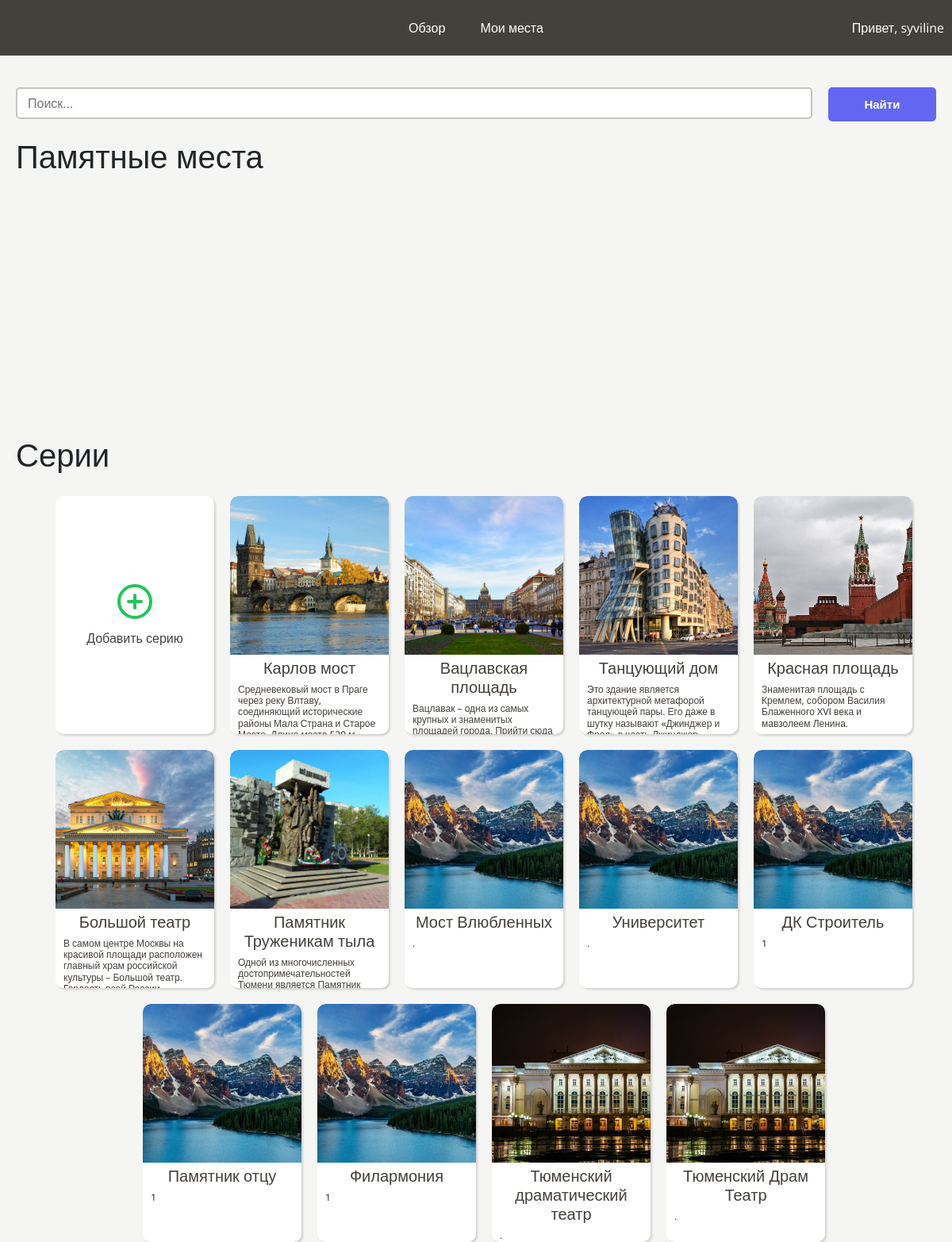
Screenshot of /places (signed in) with the database file from the repository.
### main/models.py (models this page shows, shortened)
class Place(models.Model):
    user = models.ForeignKey('auth.User', null=False, on_delete=models.CASCADE)
    name = models.CharField(max_length=200, verbose_name='Название')
    visited = models.BooleanField(default=False)
    notes = models.TextField(blank=True, null=True)
    date_visited = models.DateField(blank=True, null=True)
    photo = models.ImageField(upload_to='user_images/', blank=True, null=True, default="user_images/default.jpg", verbose_name='Фото')
    search = models.TextField()  # contains name + description + address in lower case,
    description = models.TextField(null=True, verbose_name='Описание')  # description of place
    address = models.CharField(max_length=255, verbose_name='Адрес')  # адрес
    latitude = models.DecimalField(max_digits=22, decimal_places=20, verbose_name='Широта')  # широта
    longitude = models.DecimalField(max_digits=23, decimal_places=20, verbose_name='Долгота')  # долгота
    hashtags = models.TextField(null=True, verbose_name='Хэштеги')  # хэштеги
    is_public = models.BooleanField(default=True, verbose_name='Опубликовать')
    views = models.IntegerField(default=0, null=False)

### main/views.py (the view)
# urls.py: path('places', views.places, name='places'),
@login_required
def places(request):
    places = Place.objects.all()
    vars = {'title': 'Мои места', 'places': places}
    return render(request, 'main/places.html', vars)

### templates/main/places.html (shortened to what this page needs)
{% extends 'main/base.html' %}
{% load static %}
{% block content %}
<div class="container">
    <form class="search">
        <input type="text" id="searchbar" placeholder="Поиск...">
        <button type="button" id="searchbtn">Найти</button>
    </form>
    <h1 style="margin-top: 20px;">Памятные места</h1>
    <div class="memory-places"></div>
    <h1 style="margin-top: 20px;">Серии</h1>
    <div class="memory-places">
        <div class="object">
            <a href="/add_serie">
                <div class="add_place">
                    <img src="{% static 'icons/add.svg' %}" alt="">
                    <span>Добавить серию</span>
                </div>
            </a>
        </div>
        {% for place in places %}
        <div class="object">
            {% if place.photo %}
            <img src="{{ place.photo.url }}" alt="" class="img">
            {% endif %}
            <h2>{{ place.name }}</h2>
            {% if place.description %}
            <h5>{{ place.description }}</h5>
            {% endif %}
        </div>
        {% endfor %}
    </div>
</div>
{% endblock %}

### templates/main/base.html (shortened to what this page needs)
<!doctype html>
{% load static %}
<html lang="en">
<head>
    <link  rel="stylesheet"  href="https://maxcdn.bootstrapcdn.com/bootstrap/4.0.0/css/bootstrap.min.css">
    <link rel="stylesheet" href="{% static 'style/style.css' %}">
</head>
<body>
    <header>
        <div class="container">
            <div class="middle">
                <a href="{% url 'main:index' %}">Обзор</a>
                <a href="{% url 'main:places' %}">Мои места</a>
            </div>
            <div class="right">Привет, <a href="{% url 'main:profile' %}">{{ request.user.username }}</a></div>
        </div>
    </header>
    <div class="container body">
        {% block content %}
        {% endblock %}
    </div>
</body>
</html>

### static/style/style.css (style rules this page uses)
* { padding: 0; margin: 0; font-family: 'Open Sans', sans-serif; }
a { text-decoration: none; color: #FFF; }
body { background-color: #F5F5F4; }
.container { max-width: 1200px; margin: 0 auto; padding: 0 10px; }
header { height: 70px; background-color: #44403C; color: #FFF; }
header .container { display: flex; justify-content: space-between; height: 70px; align-items: center; }
header .middle { flex: 3; text-align: center; }
header .middle a { margin: 0 20px; }
header .right { flex: 1; text-align: right; }
.body { margin-top: 40px; }
.search { display: flex; }
.search #searchbar { width: 100%; height: 40px; padding: 0 13px; border-radius: 5px; border: 2px solid #C4C4C4; outline: none; font-size: 16px; }
#searchbtn { width: 150px; margin-left: 20px; border: none; background-color: #6366F1; border-radius: 5px; color: #FFF; font-weight: bold; font-size: 15px; cursor: pointer; }
button { background-color: #6366F1; border: none; border-radius: 10px; color: white; padding: 10px 25px; }
.object { width: 200px; height: 300px; color: #44403C; background-color: #FFF; margin-left: 20px; margin-top: 20px; border-radius: 10px; box-shadow: rgba(0, 0, 0, 0.15) 1.95px 1.95px 2.6px; box-sizing: border-box; overflow: hidden; }
.object .img { width: 200px; height: 200px; object-fit: cover; border-radius: 10px; border-bottom-left-radius: 0; border-bottom-right-radius: 0; }
.object h2 { font-family: 'Open Sans', sans-serif; text-align: center; font-size: 20px; padding: 5px 5px 0 5px; }
.object h5 { font-size: 12px; padding: 0 10px; }
.object a { color: inherit; }
.memory-places { display: flex; flex-wrap: wrap; justify-content: center; min-height: 300px; }
.add_place { display: flex; flex-direction: column; align-items: center; justify-content: center; height: 100%; }
.add_place img { width: 48px; height: 48px; margin-bottom: 10px; }
.serie-h-header .left, .right { flex: 1; }

### rows the page displays
Place: photo (picture), name "Карлов мост", description "Средневековый мост в Праге через реку Влтаву, соединяющий исторические районы Мала Страна и Старое…"
Place: photo (picture), name "Вацлавская площадь", description "Вацлавак – одна из самых крупных и знаменитых…"
Place: photo (picture), name "Танцующий дом", description "Это здание является архитектурной метафорой танцующей пары. Его даже в шутку называют «Джинджер и…"
Place: photo (picture), name "Красная площадь", description "Знаменитая площадь с Кремлем, собором Василия Блаженного XVI века и мавзолеем Ленина."
Place: photo (picture), name "Большой театр", description "В самом центре Москвы на красивой площади расположен главный храм российской культуры – Большой театр.…"
Place: photo (picture), name "Памятник Труженикам тыла", description "Одной из многочисленных достопримечательностей…"
Place: photo (placeholder picture), name "Мост Влюбленных", description "."
Place: photo (placeholder picture), name "Университет", description "."
Place: photo (placeholder picture), name "ДК Строитель", description "1"
Place: photo (placeholder picture), name "Памятник отцу", description "1"
Place: photo (placeholder picture), name "Филармония", description "1"
Place: photo (picture), name "Тюменский драматический театр", description "."
Place: photo (picture), name "Тюменский Драм Театр", description "."

### other values shown
{{ request.user.username }} "syviline"
